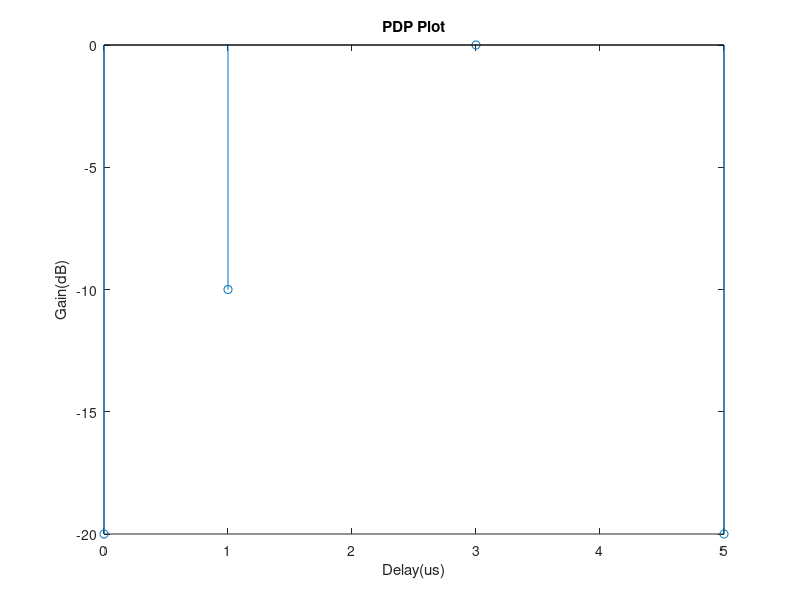

Recreate this plot in MATLAB.
clear all;
close all;
clc; 
L=4;
Delay=[0,1,3,5]; 
Gain=[-20,-10,0,-20]; 
Gain_linear=10.^(Gain./10); 
Delay_spread=max(Delay)-min(Delay); 
disp(Delay_spread);
Summ=sum(Delay.*Gain_linear);
gain_sum=sum(Gain_linear); 
Mean_Delay=Summ/gain_sum; 
disp(Mean_Delay); 
for i=1:5
new_array_delay=(Delay - Mean_Delay).^2; 
end
square_num=sqrt(sum(new_array_delay.*Gain_linear));
RMS=square_num/(sqrt(gain_sum)); 
disp(RMS);
figure;
stem(Delay,Gain);
xlabel("Delay(us)"); 
ylabel("Gain(dB)"); 
title("PDP Plot");